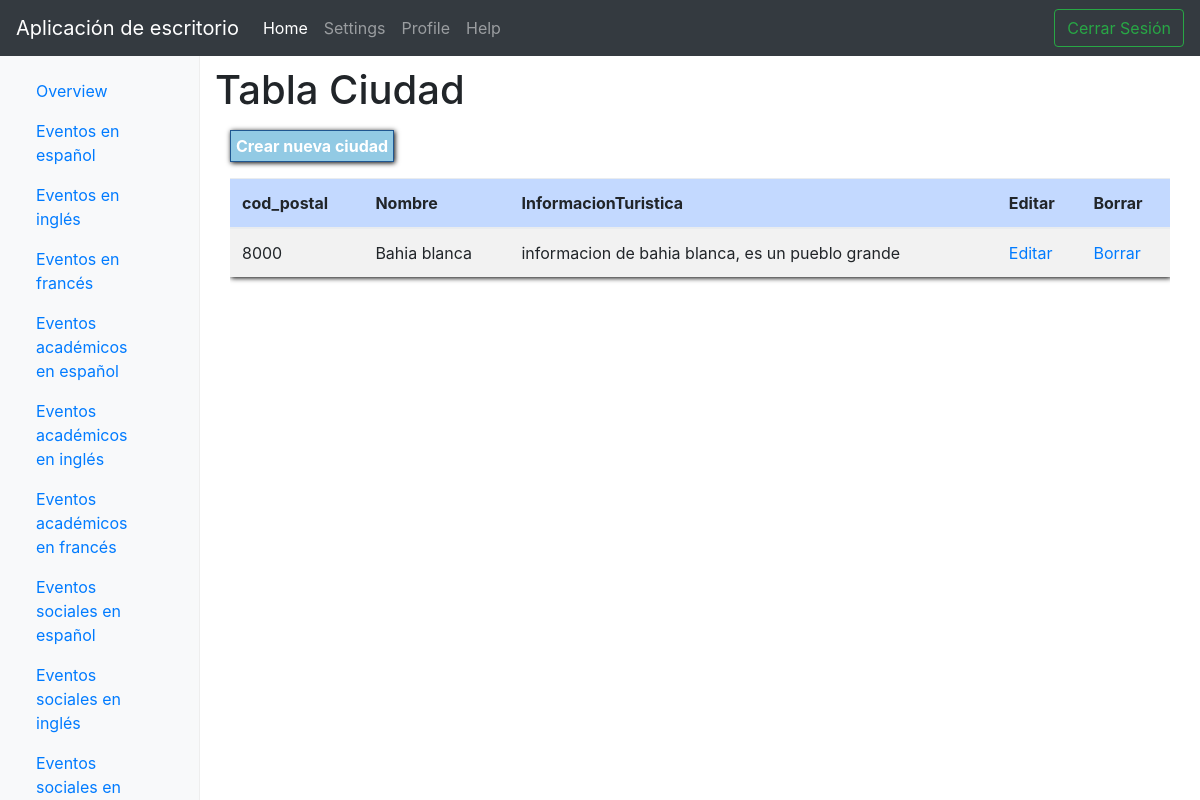
/logicaCiudad.php, run on the app's committed database.
### tables this page shows
CREATE TABLE CIUDAD(
	cod_postal INT UNSIGNED NOT NULL,
    nombre VARCHAR(45) NOT NULL,
	inf_turistica TINYTEXT NOT NULL,
    
    CONSTRAINT pk_CIUDAD
    PRIMARY KEY (cod_postal)
);

### claseCiudad.php (called while the page is built, shortened)
<?php
class Conexion
{
	var $con;
	function Conexion()
	{
		$conection['server']="localhost";
		$conection['user']="root";
		$conection['pass']="";
		$conection['base']="congreso";
		$conect= mysqli_connect($conection['server'],$conection['user'],$conection['pass']);
		if ($conect)
		{
			mysqli_select_db($conect,$conection['base']);
			$this->con=$conect;
		}
	}
	function getConexion()
	{
		return $this->con;
	}
}
class sQuery
{
	var $coneccion;
	var $consulta;
	function sQuery()
	{
		$this->coneccion= new Conexion();
	}
	function executeQuery($cons)
	{
		$this->consulta= mysqli_query($this->coneccion->getConexion(),$cons);
		return $this->consulta;
	}
    function fetchAll()
    {
        $rows=array();
		if ($this->consulta)
		{
			while($row=  mysqli_fetch_array($this->consulta))
			{
				$rows[]=$row;
			}
		}
        return $rows;
    }
}
class Ciudad
{
    public static function getCiudad()
		{
			$obj_ciudad=new sQuery();
			$obj_ciudad->executeQuery("select * from CIUDAD");
			return $obj_ciudad->fetchAll();
		}
}
?>

### tablaCiudad.php (the view)
<div class="bar">
	<a id="nuevoCiudad" class="button" href="javascript:void(0);">Crear nueva ciudad</a>
</div>
<div class="table-responsive">
	<table class="table table-striped">
		<thead>
			<tr>
				<th>cod_postal</th>
				<th>Nombre</th>
				<th>InformacionTuristica</th>
				<th>Editar</th>
				<th>Borrar</th>
			</tr>
		</thead>
		<tbody>
			<?php foreach ($view->ciudad as $ciudad):   ?>
				<tr>
					<td><?php echo $ciudad['cod_postal'];?></td>
					<td><?php echo $ciudad['nombre'];?></td>
					<td><?php echo $ciudad['inf_turistica'];?></td>
					<td><a class="edit" href="javascript:void(0);" data-id="<?php echo $ciudad['cod_postal'];?>">Editar</a></td>
					<td><a class="delete" href="javascript:void(0);" data-id="<?php echo $ciudad['cod_postal'];?>">Borrar</a></td>
				</tr>
			<?php endforeach; ?>
		</tbody>
	</table>
</div>

### resources/screen.css (style rules this page uses)
html { margin:0;padding:0;border:0; }
body, div, span, object, iframe, h1, h2, h3, h4, h5, h6, p, blockquote, pre, a, abbr, acronym, address, code, del, dfn, em, img, q, dl, dt, dd, ol, ul, li, fieldset, form, label, legend, table, caption, tbody, tfoot, thead, tr, th, td, article, aside, dialog, figure, footer, header, hgroup, nav, section { margin:0;padding:0;border:0;font-size:100%;font:inherit;vertical-align:baseline; }
body { line-height:1.5;background:white; }
table { border-collapse:separate;border-spacing:0; }
caption, th, td { text-align:left;font-weight:normal;float:none !important; }
table, th, td { vertical-align:middle; }
html { font-size:100.01%; }
body { font-size:75%;color:#222;background:#fff;font-family:"Helvetica Neue", Arial, Helvetica, sans-serif; }
a { color:#06c;text-decoration:underline; }
table { margin-bottom:1.4em;width:100%; }
th { font-weight:bold; }
thead th { background:#c3d9ff; }
th, td, caption { padding:4px 10px 4px 5px; }

### resources/style.css (style rules this page uses)
a.button { background-color: #92cae4; border:1px solid #205791; color:white; padding:5px; text-decoration: none; font-weight: bold; box-shadow:1px 1px 5px black; tex-shadow:1px 1px black; }
table { box-shadow:1px 1px 5px black; border-spacing: 0 \0/; border-collapse: collapse \0/; border-right: 2px inset #D3D3D3 \0/; border-bottom: 2px inset #D3D3D3 \0/; *border-spacing: 0; *border-collapse: collapse; *border-right: 2px inset #D3D3D3; *border-bottom: 2px inset #D3D3D3; }
.bar { margin-top:20px; margin-bottom: 20px; }

### dashboard.css (style rules this page uses)
body { padding-top: 50px; }

### data on the page
ciudad: cod_postal "8000", nombre "Bahia blanca", inf_turistica "informacion de bahia blanca, es un pueblo grande"
